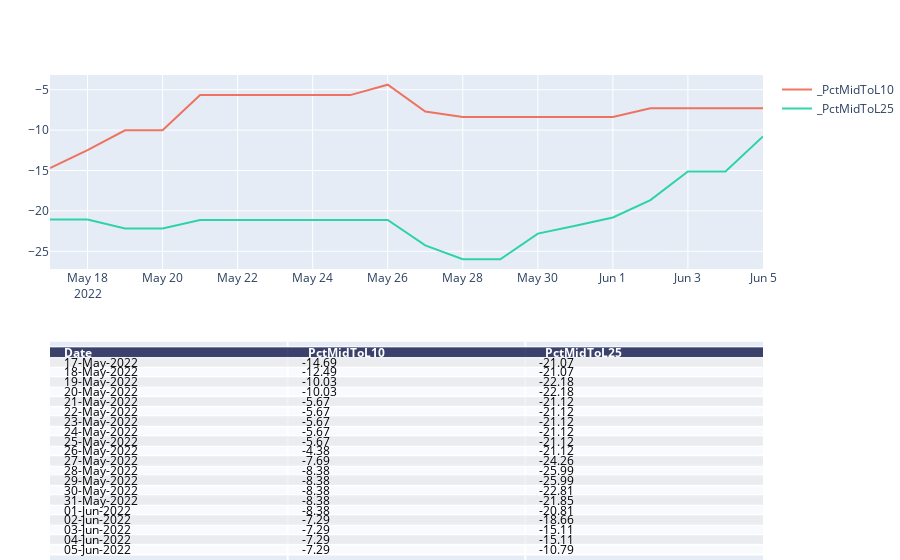

Here is the notebook cell this chart was saved with:
### Code cell
colsToPlot=[  x for  x  in list_cols if x.startswith('_PctMidToL') ]
#colsToPlot=[ ]
fig=manage_chart(df,colsToPlot,"",'')
fig

### Figure 1 — Plotly figure (JSON) as saved in the notebook; plotly's stock layout.template omitted (floating-point values rounded to 4 significant figures)
{"data": [{"colorscale": [[0, "#00083e"], [0.5, "#ededee"], [1, "#ffffff"]], "hoverinfo": "none", "opacity": 0.75, "showscale": false, "type": "heatmap", "z": [[0, 0, 0], [0.5, 0.5, 0.5], [1, 1, 1], [0.5, 0.5, 0.5], [1, 1, 1], [0.5, 0.5, 0.5], [1, 1, 1], [0.5, 0.5, 0.5], [1, 1, 1], [0.5, 0.5, 0.5], [1, 1, 1], [0.5, 0.5, 0.5], [1, 1, 1], [0.5, 0.5, 0.5], [1, 1, 1], [0.5, 0.5, 0.5], [1, 1, 1], [0.5, 0.5, 0.5], [1, 1, 1], [0.5, 0.5, 0.5], [1, 1, 1]]}, {"name": "_PctMidToL10", "opacity": 0.8, "type": "scatter", "x": ["2022-05-17T00:00:00", "2022-05-18T00:00:00", "2022-05-19T00:00:00", "2022-05-20T00:00:00", "2022-05-21T00:00:00", "2022-05-22T00:00:00", "2022-05-23T00:00:00", "2022-05-24T00:00:00", "2022-05-25T00:00:00", "2022-05-26T00:00:00", "2022-05-27T00:00:00", "2022-05-28T00:00:00", "2022-05-29T00:00:00", "2022-05-30T00:00:00", "2022-05-31T00:00:00", "2022-06-01T00:00:00", "2022-06-02T00:00:00", "2022-06-03T00:00:00", "2022-06-04T00:00:00", "2022-06-05T00:00:00"], "xaxis": "x2", "y": [-14.69, -12.49, -10.03, -10.03, -5.67, -5.67, -5.67, -5.67, -5.67, -4.38, -7.69, -8.38, -8.38, -8.38, -8.38, -8.38, -7.29, -7.29, -7.29, -7.29], "yaxis": "y2"}, {"name": "_PctMidToL25", "opacity": 0.8, "type": "scatter", "x": ["2022-05-17T00:00:00", "2022-05-18T00:00:00", "2022-05-19T00:00:00", "2022-05-20T00:00:00", "2022-05-21T00:00:00", "2022-05-22T00:00:00", "2022-05-23T00:00:00", "2022-05-24T00:00:00", "2022-05-25T00:00:00", "2022-05-26T00:00:00", "2022-05-27T00:00:00", "2022-05-28T00:00:00", "2022-05-29T00:00:00", "2022-05-30T00:00:00", "2022-05-31T00:00:00", "2022-06-01T00:00:00", "2022-06-02T00:00:00", "2022-06-03T00:00:00", "2022-06-04T00:00:00", "2022-06-05T00:00:00"], "xaxis": "x2", "y": [-21.07, -21.07, -22.18, -22.18, -21.12, -21.12, -21.12, -21.12, -21.12, -21.12, -24.26, -25.99, -25.99, -22.81, -21.85, -20.81, -18.66, -15.11, -15.11, -10.79], "yaxis": "y2"}], "layout": {"annotations": [{"align": "left", "font": {"color": "#ffffff"}, "showarrow": false, "text": "<b>Date</b>", "x": -0.45, "xanchor": "left", "xref": "x", "y": 0, "yref": "y"}, {"align": "left", "font": {"color": "#ffffff"}, "showarrow": false, "text": "<b>_PctMidToL10</b>", "x": 0.55, "xanchor": "left", "xref": "x", "y": 0, "yref": "y"}, {"align": "left", "font": {"color": "#ffffff"}, "showarrow": false, "text": "<b>_PctMidToL25</b>", "x": 1.55, "xanchor": "left", "xref": "x", "y": 0, "yref": "y"}, {"align": "left", "font": {"color": "#000000"}, "showarrow": false, "text": "17-May-2022", "x": -0.45, "xanchor": "left", "xref": "x", "y": 1, "yref": "y"}, {"align": "left", "font": {"color": "#000000"}, "showarrow": false, "text": "-14.69", "x": 0.55, "xanchor": "left", "xref": "x", "y": 1, "yref": "y"}, {"align": "left", "font": {"color": "#000000"}, "showarrow": false, "text": "-21.07", "x": 1.55, "xanchor": "left", "xref": "x", "y": 1, "yref": "y"}, {"align": "left", "font": {"color": "#000000"}, "showarrow": false, "text": "18-May-2022", "x": -0.45, "xanchor": "left", "xref": "x", "y": 2, "yref": "y"}, {"align": "left", "font": {"color": "#000000"}, "showarrow": false, "text": "-12.49", "x": 0.55, "xanchor": "left", "xref": "x", "y": 2, "yref": "y"}, {"align": "left", "font": {"color": "#000000"}, "showarrow": false, "text": "-21.07", "x": 1.55, "xanchor": "left", "xref": "x", "y": 2, "yref": "y"}, {"align": "left", "font": {"color": "#000000"}, "showarrow": false, "text": "19-May-2022", "x": -0.45, "xanchor": "left", "xref": "x", "y": 3, "yref": "y"}, {"align": "left", "font": {"color": "#000000"}, "showarrow": false, "text": "-10.03", "x": 0.55, "xanchor": "left", "xref": "x", "y": 3, "yref": "y"}, {"align": "left", "font": {"color": "#000000"}, "showarrow": false, "text": "-22.18", "x": 1.55, "xanchor": "left", "xref": "x", "y": 3, "yref": "y"}, {"align": "left", "font": {"color": "#000000"}, "showarrow": false, "text": "20-May-2022", "x": -0.45, "xanchor": "left", "xref": "x", "y": 4, "yref": "y"}, {"align": "left", "font": {"color": "#000000"}, "showarrow": false, "text": "-10.03", "x": 0.55, "xanchor": "left", "xref": "x", "y": 4, "yref": "y"}, {"align": "left", "font": {"color": "#000000"}, "showarrow": false, "text": "-22.18", "x": 1.55, "xanchor": "left", "xref": "x", "y": 4, "yref": "y"}, {"align": "left", "font": {"color": "#000000"}, "showarrow": false, "text": "21-May-2022", "x": -0.45, "xanchor": "left", "xref": "x", "y": 5, "yref": "y"}, {"align": "left", "font": {"color": "#000000"}, "showarrow": false, "text": "-5.67", "x": 0.55, "xanchor": "left", "xref": "x", "y": 5, "yref": "y"}, {"align": "left", "font": {"color": "#000000"}, "showarrow": false, "text": "-21.12", "x": 1.55, "xanchor": "left", "xref": "x", "y": 5, "yref": "y"}, {"align": "left", "font": {"color": "#000000"}, "showarrow": false, "text": "22-May-2022", "x": -0.45, "xanchor": "left", "xref": "x", "y": 6, "yref": "y"}, {"align": "left", "font": {"color": "#000000"}, "showarrow": false, "text": "-5.67", "x": 0.55, "xanchor": "left", "xref": "x", "y": 6, "yref": "y"}, {"align": "left", "font": {"color": "#000000"}, "showarrow": false, "text": "-21.12", "x": 1.55, "xanchor": "left", "xref": "x", "y": 6, "yref": "y"}, {"align": "left", "font": {"color": "#000000"}, "showarrow": false, "text": "23-May-2022", "x": -0.45, "xanchor": "left", "xref": "x", "y": 7, "yref": "y"}, {"align": "left", "font": {"color": "#000000"}, "showarrow": false, "text": "-5.67", "x": 0.55, "xanchor": "left", "xref": "x", "y": 7, "yref": "y"}, {"align": "left", "font": {"color": "#000000"}, "showarrow": false, "text": "-21.12", "x": 1.55, "xanchor": "left", "xref": "x", "y": 7, "yref": "y"}, {"align": "left", "font": {"color": "#000000"}, "showarrow": false, "text": "24-May-2022", "x": -0.45, "xanchor": "left", "xref": "x", "y": 8, "yref": "y"}, {"align": "left", "font": {"color": "#000000"}, "showarrow": false, "text": "-5.67", "x": 0.55, "xanchor": "left", "xref": "x", "y": 8, "yref": "y"}, {"align": "left", "font": {"color": "#000000"}, "showarrow": false, "text": "-21.12", "x": 1.55, "xanchor": "left", "xref": "x", "y": 8, "yref": "y"}, {"align": "left", "font": {"color": "#000000"}, "showarrow": false, "text": "25-May-2022", "x": -0.45, "xanchor": "left", "xref": "x", "y": 9, "yref": "y"}, {"align": "left", "font": {"color": "#000000"}, "showarrow": false, "text": "-5.67", "x": 0.55, "xanchor": "left", "xref": "x", "y": 9, "yref": "y"}, {"align": "left", "font": {"color": "#000000"}, "showarrow": false, "text": "-21.12", "x": 1.55, "xanchor": "left", "xref": "x", "y": 9, "yref": "y"}, {"align": "left", "font": {"color": "#000000"}, "showarrow": false, "text": "26-May-2022", "x": -0.45, "xanchor": "left", "xref": "x", "y": 10, "yref": "y"}, {"align": "left", "font": {"color": "#000000"}, "showarrow": false, "text": "-4.38", "x": 0.55, "xanchor": "left", "xref": "x", "y": 10, "yref": "y"}, {"align": "left", "font": {"color": "#000000"}, "showarrow": false, "text": "-21.12", "x": 1.55, "xanchor": "left", "xref": "x", "y": 10, "yref": "y"}, {"align": "left", "font": {"color": "#000000"}, "showarrow": false, "text": "27-May-2022", "x": -0.45, "xanchor": "left", "xref": "x", "y": 11, "yref": "y"}, {"align": "left", "font": {"color": "#000000"}, "showarrow": false, "text": "-7.69", "x": 0.55, "xanchor": "left", "xref": "x", "y": 11, "yref": "y"}, {"align": "left", "font": {"color": "#000000"}, "showarrow": false, "text": "-24.26", "x": 1.55, "xanchor": "left", "xref": "x", "y": 11, "yref": "y"}, {"align": "left", "font": {"color": "#000000"}, "showarrow": false, "text": "28-May-2022", "x": -0.45, "xanchor": "left", "xref": "x", "y": 12, "yref": "y"}, {"align": "left", "font": {"color": "#000000"}, "showarrow": false, "text": "-8.38", "x": 0.55, "xanchor": "left", "xref": "x", "y": 12, "yref": "y"}, {"align": "left", "font": {"color": "#000000"}, "showarrow": false, "text": "-25.99", "x": 1.55, "xanchor": "left", "xref": "x", "y": 12, "yref": "y"}, {"align": "left", "font": {"color": "#000000"}, "showarrow": false, "text": "29-May-2022", "x": -0.45, "xanchor": "left", "xref": "x", "y": 13, "yref": "y"}, {"align": "left", "font": {"color": "#000000"}, "showarrow": false, "text": "-8.38", "x": 0.55, "xanchor": "left", "xref": "x", "y": 13, "yref": "y"}, {"align": "left", "font": {"color": "#000000"}, "showarrow": false, "text": "-25.99", "x": 1.55, "xanchor": "left", "xref": "x", "y": 13, "yref": "y"}, {"align": "left", "font": {"color": "#000000"}, "showarrow": false, "text": "30-May-2022", "x": -0.45, "xanchor": "left", "xref": "x", "y": 14, "yref": "y"}, {"align": "left", "font": {"color": "#000000"}, "showarrow": false, "text": "-8.38", "x": 0.55, "xanchor": "left", "xref": "x", "y": 14, "yref": "y"}, {"align": "left", "font": {"color": "#000000"}, "showarrow": false, "text": "-22.81", "x": 1.55, "xanchor": "left", "xref": "x", "y": 14, "yref": "y"}, {"align": "left", "font": {"color": "#000000"}, "showarrow": false, "text": "31-May-2022", "x": -0.45, "xanchor": "left", "xref": "x", "y": 15, "yref": "y"}, {"align": "left", "font": {"color": "#000000"}, "showarrow": false, "text": "-8.38", "x": 0.55, "xanchor": "left", "xref": "x", "y": 15, "yref": "y"}, {"align": "left", "font": {"color": "#000000"}, "showarrow": false, "text": "-21.85", "x": 1.55, "xanchor": "left", "xref": "x", "y": 15, "yref": "y"}, {"align": "left", "font": {"color": "#000000"}, "showarrow": false, "text": "01-Jun-2022", "x": -0.45, "xanchor": "left", "xref": "x", "y": 16, "yref": "y"}, {"align": "left", "font": {"color": "#000000"}, "showarrow": false, "text": "-8.38", "x": 0.55, "xanchor": "left", "xref": "x", "y": 16, "yref": "y"}, {"align": "left", "font": {"color": "#000000"}, "showarrow": false, "text": "-20.81", "x": 1.55, "xanchor": "left", "xref": "x", "y": 16, "yref": "y"}, {"align": "left", "font": {"color": "#000000"}, "showarrow": false, "text": "02-Jun-2022", "x": -0.45, "xanchor": "left", "xref": "x", "y": 17, "yref": "y"}, {"align": "left", "font": {"color": "#000000"}, "showarrow": false, "text": "-7.29", "x": 0.55, "xanchor": "left", "xref": "x", "y": 17, "yref": "y"}, {"align": "left", "font": {"color": "#000000"}, "showarrow": false, "text": "-18.66", "x": 1.55, "xanchor": "left", "xref": "x", "y": 17, "yref": "y"}, {"align": "left", "font": {"color": "#000000"}, "showarrow": false, "text": "03-Jun-2022", "x": -0.45, "xanchor": "left", "xref": "x", "y": 18, "yref": "y"}, {"align": "left", "font": {"color": "#000000"}, "showarrow": false, "text": "-7.29", "x": 0.55, "xanchor": "left", "xref": "x", "y": 18, "yref": "y"}, {"align": "left", "font": {"color": "#000000"}, "showarrow": false, "text": "-15.11", "x": 1.55, "xanchor": "left", "xref": "x", "y": 18, "yref": "y"}, {"align": "left", "font": {"color": "#000000"}, "showarrow": false, "text": "04-Jun-2022", "x": -0.45, "xanchor": "left", "xref": "x", "y": 19, "yref": "y"}, {"align": "left", "font": {"color": "#000000"}, "showarrow": false, "text": "-7.29", "x": 0.55, "xanchor": "left", "xref": "x", "y": 19, "yref": "y"}, {"align": "left", "font": {"color": "#000000"}, "showarrow": false, "text": "-15.11", "x": 1.55, "xanchor": "left", "xref": "x", "y": 19, "yref": "y"}, {"align": "left", "font": {"color": "#000000"}, "showarrow": false, "text": "05-Jun-2022", "x": -0.45, "xanchor": "left", "xref": "x", "y": 20, "yref": "y"}, {"align": "left", "font": {"color": "#000000"}, "showarrow": false, "text": "-7.29", "x": 0.55, "xanchor": "left", "xref": "x", "y": 20, "yref": "y"}, {"align": "left", "font": {"color": "#000000"}, "showarrow": false, "text": "-10.79", "x": 1.55, "xanchor": "left", "xref": "x", "y": 20, "yref": "y"}], "autosize": true, "margin": {"b": 0, "l": 50, "r": 0, "t": 75}, "title": {"text": ""}, "xaxis": {"autorange": true, "dtick": 1, "gridwidth": 2, "range": [-0.5, 2.5], "showticklabels": false, "tick0": -0.5, "ticks": "", "zeroline": false}, "xaxis2": {"anchor": "y2", "autorange": true, "range": ["2022-05-17", "2022-06-05"], "type": "date"}, "yaxis": {"autorange": true, "domain": [0, 0.45], "dtick": 1, "gridwidth": 2, "range": [20.58, -0.5839], "showticklabels": false, "tick0": 0.5, "ticks": "", "zeroline": false}, "yaxis2": {"anchor": "x2", "autorange": true, "domain": [0.6, 1], "range": [-27.19, -3.179], "title": {"text": ""}, "type": "linear"}}}
